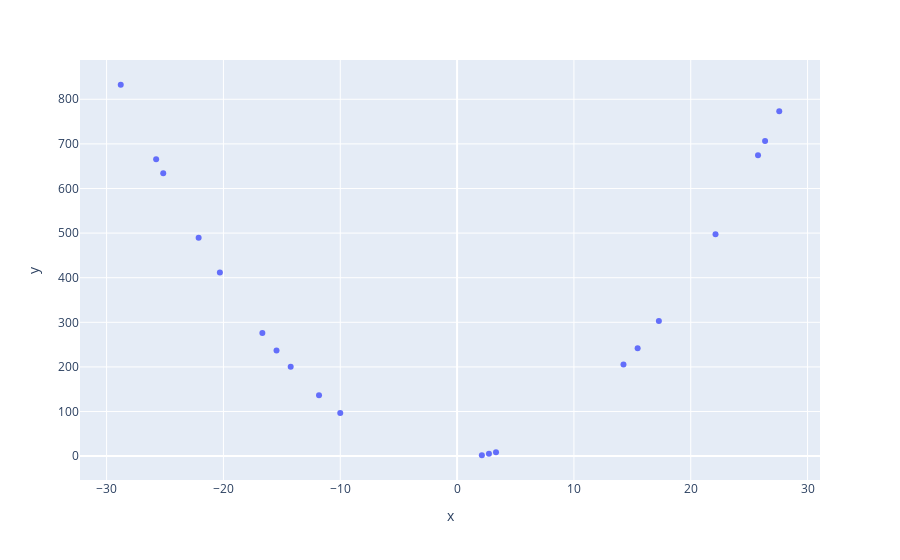

Notebook cell for this chart:
### Code cell
fig = px.scatter(data_frame_poly_preds, x="x", y="y")
fig.show()

### Figure 1 — Plotly figure (JSON) as saved in the notebook; plotly's stock layout.template omitted (floating-point values rounded to 4 significant figures)
{"data": [{"hovertemplate": "x=%{x}<br>y=%{y}<extra></extra>", "legendgroup": "", "marker": {"color": "#636efa", "symbol": "circle"}, "mode": "markers", "name": "", "showlegend": false, "type": "scatter", "x": [-28.79, -25.76, -25.15, -22.12, -20.3, -16.67, -15.45, -14.24, -11.82, -10, 2.121, 2.727, 3.333, 14.24, 15.45, 17.27, 22.12, 25.76, 26.36, 27.58], "xaxis": "x", "y": [832.6, 665.4, 634.3, 489.5, 411.6, 275.8, 236.6, 200.3, 136.6, 96.69, 1.957, 5.044, 8.877, 205.3, 242.0, 302.7, 497.3, 674.5, 706.7, 773.2], "yaxis": "y"}], "layout": {"legend": {"tracegroupgap": 0}, "margin": {"t": 60}, "xaxis": {"anchor": "y", "domain": [0, 1], "title": {"text": "x"}}, "yaxis": {"anchor": "x", "domain": [0, 1], "title": {"text": "y"}}}}
